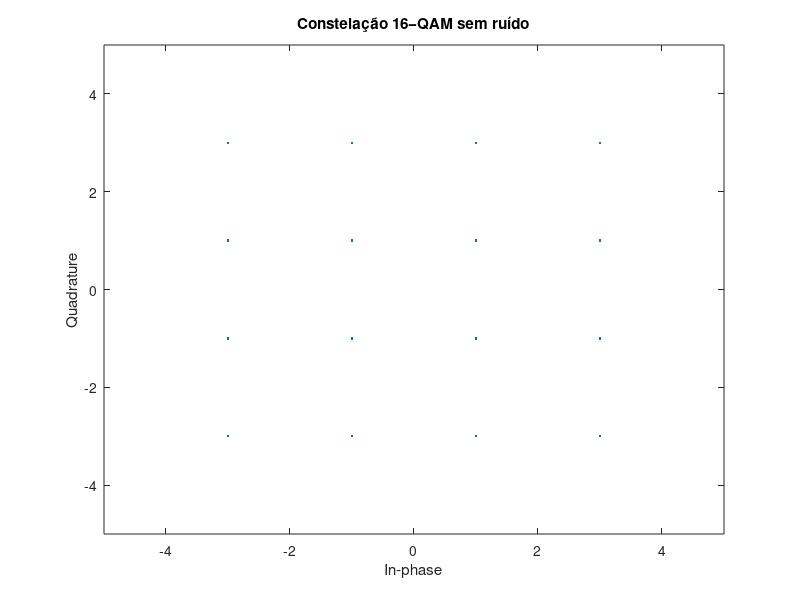

MATLAB code for this plot: (Note: this script raises an error after producing the figure.)
clc; clear all; close all;

pkg load communications;
pkg load signal;

k = log2(16);
num_bits = k * 100000;

% Frequência da portadora
Fc = 2000;
Fs = 10000; % Taxa de amostragem

% fator upsample
N = 100;

% Parâmetros para o gráfico
Rb = 1000; % Taxa de bits
M = 16;    % Número de níveis da modulação QAM
T_s = log2(M) / Rb; % Tempo de símbolo calculado

T_amostra = num_bits / Fs;
num_periodos = 4; % Número de períodos para plotar

% Tempo do sinal (para 4 períodos)
Fa = N * Rb/log2(M);
Ta = 1/Fa;
tempo = num_bits / Rb;
t = [0:Ta:tempo-Ta];


info = randint(1, num_bits, 2);
info = reshape(info, length(info)/k, k);
info = transpose(bi2de(info));

% Modulação QAM (16-QAM)
info_complexa = qammod(info, M);
f1 = scatterplot (info_complexa(1:length(info_complexa)));
title ('Constelação 16−QAM sem ruído')
axis([-5 5 -5 5]); % Ajuste o eixo para melhor visualização

info_I = real (info_complexa);
info_Q = imag(info_complexa);

% Upsample
info_I_up = upsample(info_I,N);
info_Q_up = upsample(info_Q,N);



filtro_tx = ones(1,N);
sinal_I = filter (filtro_tx, 1, info_I_up) ;
sinal_Q = filter (filtro_tx, 1, info_Q_up);

Portadora_I = (cos(2*pi*Fc.* t (1:length( sinal_I ) ) ) ) ;
Portadora_Q = (cos(2*pi*Fc.*t(1:length(sinal_Q)) + pi /2) ) ;

sinal_I = sinal_I' .* Portadora_I;
sinal_Q = sinal_Q' .* Portadora_Q;

sinal_TX = sinal_I - sinal_Q;
figure(1)

plot(info)
xlim([0 100])
ylim([0 15])
title('Sinal de informação')

figure(2)
subplot(311)
plot(sinal_I)
xlim([0 100])
ylim([-3 3])
title('Sinal I')

subplot(312)
plot(sinal_Q)
xlim([0 100])
ylim([-3 3])
title('Sinal Q')

subplot(313)
plot(sinal_TX)
xlim([0 100])
ylim([-3 3])
title('Sinal transmitido')
% --- Demodulação ---

%% Recepção do sinal
filtro_rx = fliplr(filtro_tx);
SNR = 10;

sinal_RX = awgn(sinal_TX,SNR,'measured');

sinal_RX_I = sinal_RX.*Portadora_I;
sinal_RX_Q = sinal_RX.*-Portadora_Q;

sinal_Rx_filtrado_I = filter ( filtro_rx ,1, sinal_RX_I)/N;
sinal_Rx_filtrado_Q = filter ( filtro_rx ,1, sinal_RX_Q)/N;

sinal_16Qam_PLOT = sinal_Rx_filtrado_I(N:N:end).*2 + j*(sinal_Rx_filtrado_Q(N:N:end).*2);
f7 = scatterplot (sinal_16Qam_PLOT);
title ('Sinal 16−QAM filtrado')

info_Rx_I = sinal_Rx_filtrado_I (N:N:end).*2;
info_Rx_Q = sinal_Rx_filtrado_Q(N:N:end).*2;
info_Rx_Q = info_Rx_Q.*j;

info_Rx = info_Rx_I + info_Rx_Q;

info_Rx = qamdemod(info_Rx, 16);

bits_Rx = reshape(de2bi(info_Rx),[num_bits/k,k]);

decimais_recebidos = bi2de(bits_Rx);
figure(6)
subplot(211)
plot(decimais_recebidos)
xlim([0 100])
ylim([0 15])
title('Sinal capturado')

subplot(212)
plot(info)
xlim([0 100])
ylim([0 15])
title('Relembrando como era o sinal de informação original')

